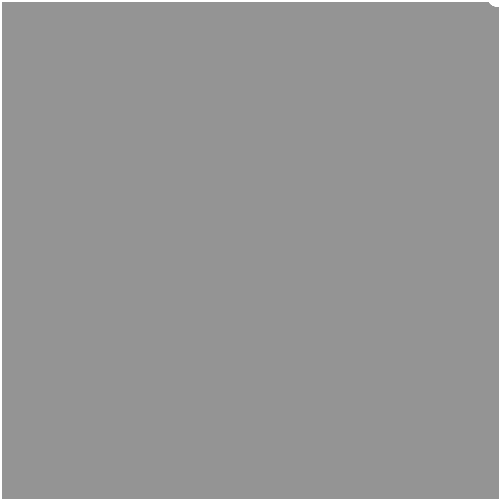
Frame 1 (no input)
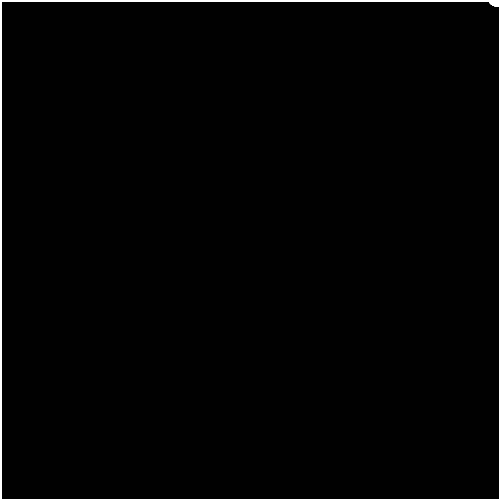
Frame 60 (the mouse pressed at the canvas centre just before this capture)
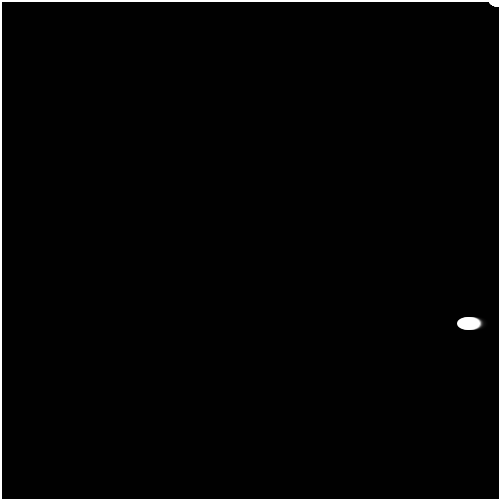
Frame 120 (the mouse held since frame 60 and released just before this capture)

The Processing sketch that drew these frames (run headless with seeded random() and noise(); from frame 60 on, the mouse is pressed at the canvas centre):

// Processing sketch: time_warp
// ── time_warp.pde
Bullet[] bang;
int maxBangs = 10;
int currentBang = 0;
int x = 1;

void setup() {
  size(500, 500);
  smooth();
  stroke(255);
  strokeWeight(3);
  noFill();
  
  bang = new Bullet[maxBangs]; // Create the object
  for (int i = 0; i < maxBangs; i++) {
    bang[i] = new Bullet();
  }
}

void draw() {
  fill(0, 70);
  rect(0, 0, width, height);
  for (int i = 0; i < maxBangs; i++) {
    bang[i].move();
    bang[i].display();
  }
}

void mousePressed() {
  int hght = int(random(height));
  float distance = random(2);
  bang[currentBang].create(hght, distance);
  currentBang++;
  if (currentBang >= maxBangs) {
    currentBang = 0;
  }
}

class Bullet {
  float y, m;
  float x = width;
  boolean on = false;
  
  void create(int ypos, float move) {
    y = ypos;
    x = width;
    m = move;
    on = true;
  }
  
  void move() {
    if (on == true) {
      x -= m;
    } else {
      on = false;
    }
  }
  
  void display() {
    fill(255);
    ellipse(x, y, 20, 10);
  }
}
